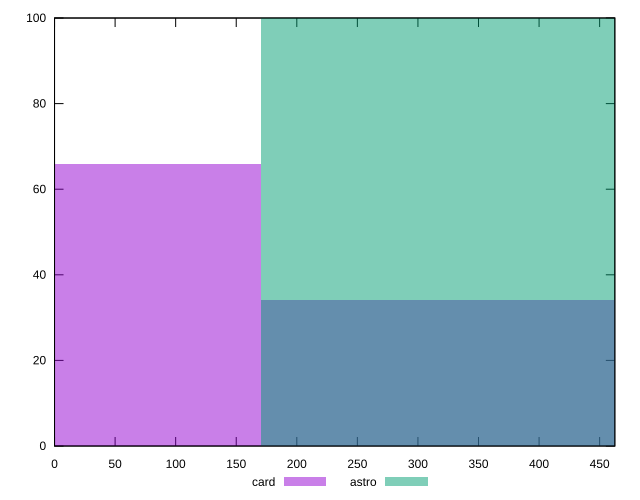

Source code (gnuplot):
reset

$card <<EOF
340.69396901416866 34
0 66
EOF

$astro <<EOF
340.69396901416866 100
EOF

set key outside below
set boxwidth 340.69396901416866
set xrange [0:462.538]
set yrange [0:100]
set trange [0:100]
set style fill transparent solid 0.5 noborder
set terminal svg size 640, 500 enhanced background rgb 'white'
set output "reports/report_00028_2021-02-24T12-49-42.674Z/uses-rel-preconnect/comparison/histogram/2_vs_3.svg"

plot $card title "card" with boxes, \
     $astro title "astro" with boxes

reset
